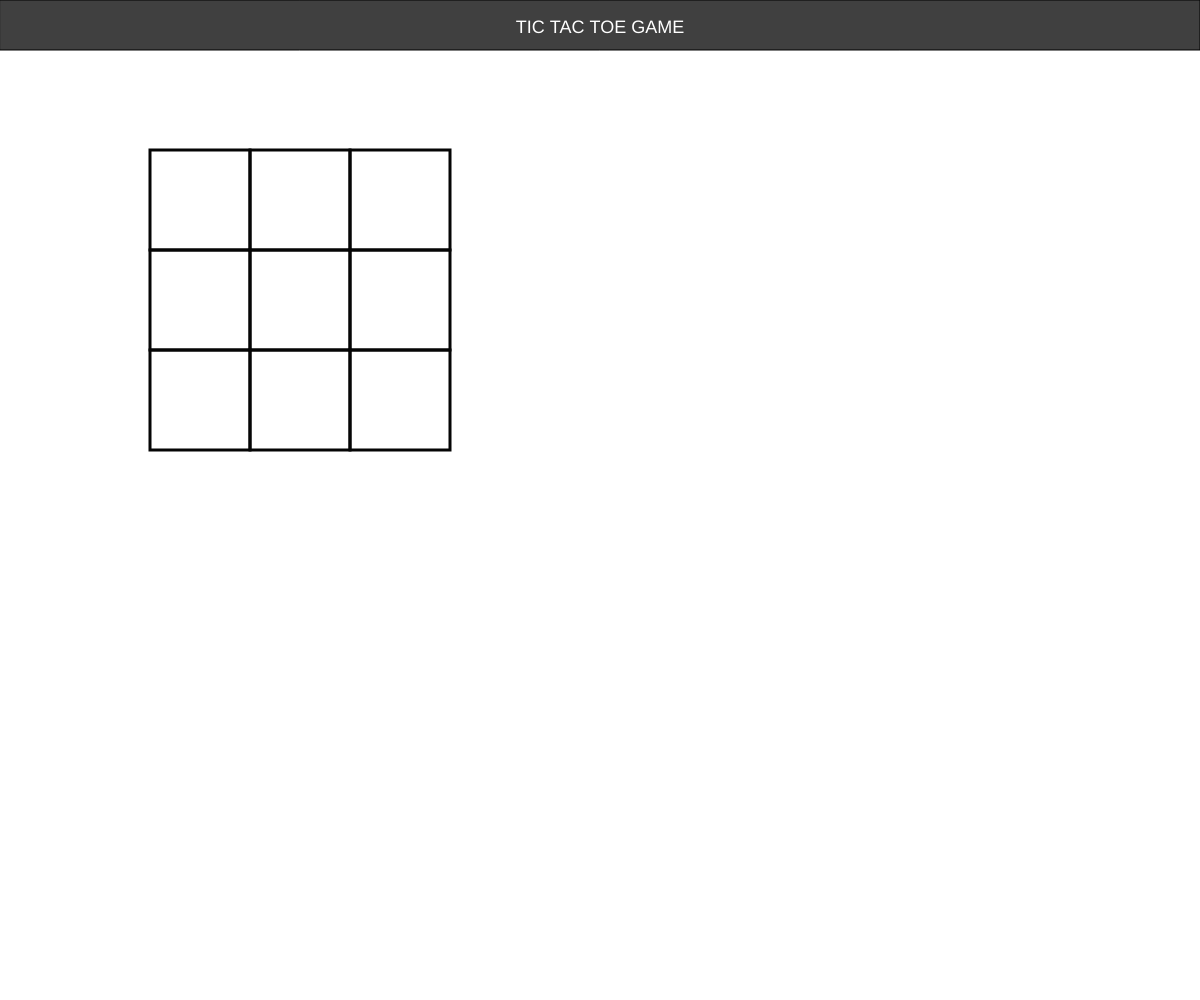
Frame 1 (no input)
Frame 60 (no input): identical to frame 1, image omitted
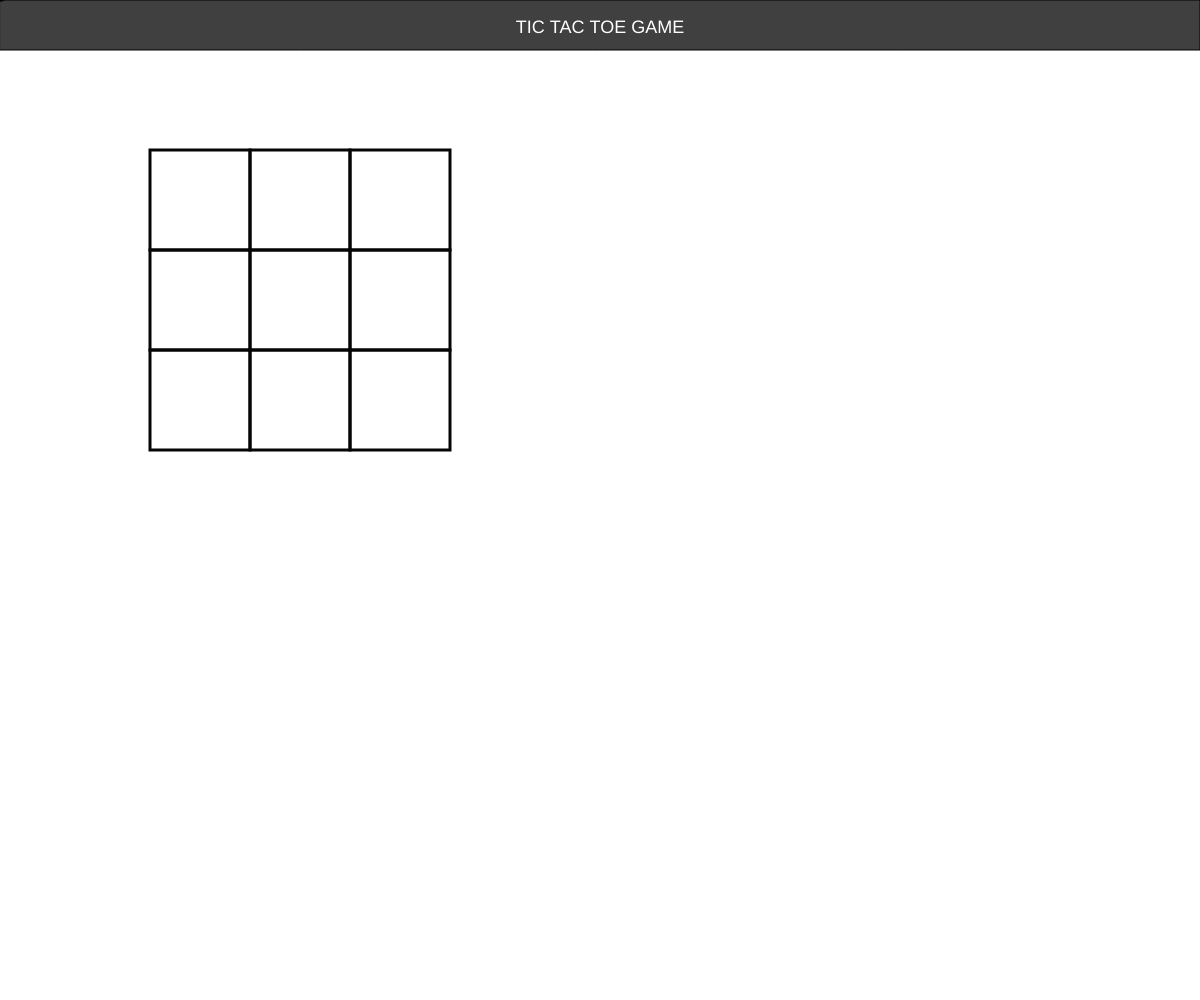
Frame 120 (the mouse pressed at the canvas centre since frame 60)

The p5.js sketch that drew these frames (run headless with seeded random() and noise() and a simulated clock; from frame 60 on, the mouse is pressed at the canvas centre):

// p5.js sketch
// ── sketch.js
var turn= 0, textx=0, texty=0;

function setup() {
    createCanvas(innerWidth,innerHeight); 
    background("white");
    fill("#404040");
    rect(0, 0, width, 50);
    textAlign(CENTER);
    fill("White");
    textSize(18);
    text("TIC TAC TOE GAME", width / 2, 33);
    fill("red");

    createRow(150);
    createRow(250);
    createRow(350);
}

function createRow(y)
{
  for (x = 150; x < 450; x=x+100)
  {
      var b1= new Box(x, y, 100, 100); 
      b1.appear();   
  }  
}

function draw()
{

}

function mousePressed()
{
  if (mouseY < 250 && mouseX < 250 && mouseY > 150 && mouseX > 150) 
  {
    textx=200;
    texty=200;
  } 
  else if (mouseX < 350 && mouseY < 250) 
  {
    textx=300;
    texty=200;
  } 
  else if(mouseX < 450 && mouseY < 250) 
  {
    textx=400;
    texty=200;
  } 
  else if(mouseX < 250 && mouseY < 350) 
  {
    textx=200;
    texty=300;
  } 
  else if(mouseX < 350 && mouseY < 350) {
    textx=300;
    texty=300;
  } 
  else if(mouseX < 450 && mouseY < 350) {
    textx=400;
    texty=300;
  }
  
   else if(mouseX < 250 && mouseY < 450) {
    textx=200;
    texty=400;
  }
  else if(mouseX < 350 && mouseY < 450) {
    textx=300;
    texty=400;
  }
  else if(mouseX < 450 && mouseY < 450) {
    textx=400;
    texty=400;
  }


  
  
  console.log(textx+","+ texty);
    
  if(turn%2==0)
    {
      text("O",textx,texty) ;
    }
    else
    {
      text("X",textx,texty);
    }
    turn=turn+1;
  
  
  if(turn==9)
  {
    background("white");
    turn=0;
  }
}


// ── Box.js
class Box {
  
    constructor(x, y, w, h) {
    this.x = x;
    this.y = y;
    this.w = w;
    this.h = h;
  }

    appear()
    {
      stroke(5);
      strokeWeight(3);
      noFill()
      rect(this.x, this.y, this.w, this.h);
    }
}
